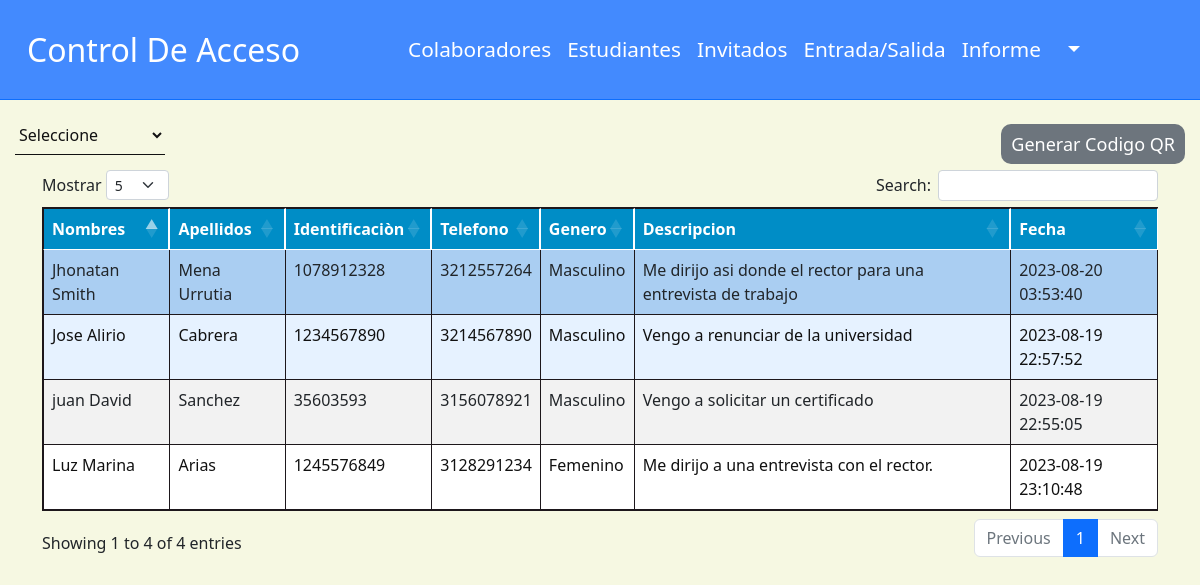
Screenshot of /invitado.php with the database file from the repository.
### tables this page shows
CREATE TABLE `invitados` (
  `id` int(11) NOT NULL,
  `nombre` varchar(25) NOT NULL,
  `apellido` varchar(25) NOT NULL,
  `documento` varchar(11) NOT NULL,
  `telefono` varchar(11) NOT NULL,
  `genero` int(5) NOT NULL,
  `descripcion` varchar(1000) NOT NULL,
  `fecha` datetime DEFAULT NULL
);

CREATE TABLE `genero` (
  `id_genero` int(11) NOT NULL,
  `nombre` varchar(20) NOT NULL
);

### invitado.php (the view, shortened to what this page needs)
<?php
include './Database/conexion.php';
if (!isset($_POST["genero"])) {
    $consulta = "SELECT invitados.nombre, invitados.apellido, invitados.documento, genero.nombre as genero, invitados.descripcion, invitados.telefono , invitados.fecha FROM invitados
                 INNER JOIN genero ON invitados.genero = genero.id_genero";
    $consulta1 = $DB_con->prepare($consulta);
    $consulta1->execute();
}
?>
<!DOCTYPE html>
<html lang="en">
<head>
<link rel="stylesheet" href="https://cdn.jsdelivr.net/npm/bootstrap@5.2.2/dist/css/bootstrap.min.css" />
    <link rel="stylesheet" href="https://cdn.datatables.net/1.12.1/css/dataTables.bootstrap5.min.css" />
    <link rel="stylesheet" href="./css/header.css">
    <link rel="stylesheet" href="./css/caja.css">
    <link rel="stylesheet" href="./css/codigoQR.css">
</head>
<body>
        <header>
            <?php include './componentes/header.php' ?>
        </header>
    <div class="caja">
        <div class="posicion">
            <form action="" method="post">
            <select name="carrera" id="" onchange="cambio()">
                <option value="" >Seleccione</option>
            </select>
            </form>
        </div>
        <div class="todo">
            <div class="posiciom">
                <button type="submit" name="agregar" data-bs-toggle="modal" data-bs-target="#generar_qr"> Generar Codigo QR</button>
            </div>
        </div>
   </div>
    <div class="container">
     <table id="example" class="table table-striped table-bordered" style="width:100%">
        <thead>
            <tr>
                <th>Nombres</th>
                <th>Apellidos</th>
                <th>Identificaciòn</th>
                <th>Telefono</th>
                <th>Genero</th>
                <th>Descripcion</th>
                <th>Fecha</th>
            </tr>
        </thead>
        <tbody>
    <?php
    if ($consulta1->rowCount() > 0) {
      $rows = $consulta1->fetchAll(PDO::FETCH_ASSOC);
      $filaIndex = 0;
      foreach ($rows as $row) {
        $filaClass = $filaIndex % 2 == 0 ? 'tabla-filas' : '';
        echo '<tr class="' . $filaClass . '">';
        echo '<td>' . $row["nombre"] . '</td>';
        echo '<td>' . $row["apellido"] . '</td>';
        echo '<td>' . $row["documento"] . '</td>';
        echo '<td>' . $row["telefono"] . '</td>';
        echo '<td>' . $row["genero"] . '</td>';
        echo '<td>' . $row["descripcion"] . '</td>';
        echo '<td>' . $row["fecha"] . '</td>';
        echo '</tr>';
        $filaIndex++;
      }
    }
    ?>
  </tbody>
    </table>
</div>
</body>
</html>

### css/header.css (style rules this page uses)
body { background-color: #f6f8e2; }

### css/caja.css (style rules this page uses)
.caja { margin: 15px 15px; position: relative; }
.todo { position: relative; }
.posiciom { position: absolute; right: 0px; bottom: -9px; }
.posicion { position: relative; }
.caja select { border: none; border-bottom: 1px solid #111; background: transparent; outline: none; height: 40px; color: #111; font-size: 16px; width: 150px; }
.caja button { border: none; outline: none; height: 40px; padding: 5px 10px; background: #6D757D; color: #fff; font-size: 18px; border-radius: 10px; }
select { border: none; border-bottom: 1px solid #111; background: transparent; outline: none; height: 40px; color: #111; font-size: 16px; width: 100%; height: 30px; }
.table { border: solid 1px #1D171B; background: #fff; color: #111; }
.table th { border-right: solid 2px #fff; border-bottom: solid 5px #fff; background-color: #008DC6; color: #fff; }
.tabla-filas:nth-child(odd) { background-color: #b3d9ff; }
.tabla-filas:nth-child(even) { background-color: #e6f2ff; }

### rows the page displays
invitados: nombre "Jhonatan Smith", apellido "Mena Urrutia", documento "1078912328", telefono "3212557264", genero.nombre "Masculino", descripcion "Me dirijo asi donde el rector para una entrevista de trabajo", fecha "2023-08-20 03:53:40"
invitados: nombre "juan David", apellido "Sanchez", documento "35603593", telefono "3156078921", genero.nombre "Masculino", descripcion "Vengo a solicitar un certificado", fecha "2023-08-19 22:55:05"
invitados: nombre "Jose Alirio", apellido "Cabrera", documento "1234567890", telefono "3214567890", genero.nombre "Masculino", descripcion "Vengo a renunciar de la universidad", fecha "2023-08-19 22:57:52"
invitados: nombre "Luz Marina", apellido "Arias", documento "1245576849", telefono "3128291234", genero.nombre "Femenino", descripcion "Me dirijo a una entrevista con el rector.", fecha "2023-08-19 23:10:48"
